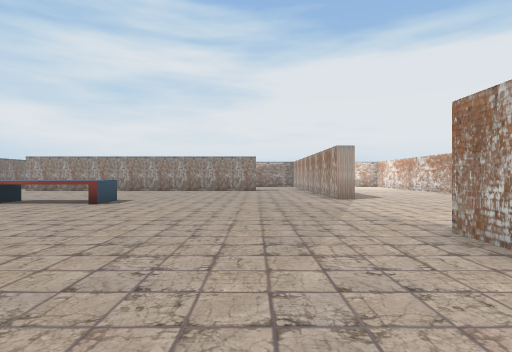
[1] (above)

24 first-person views from a walk through a 3-D level made in the Unity game engine. The camera is 1.3 m above the floor, looks level and sees 80° across. The floor is counted in squares, 2 m on a side. Each view is taken from the middle of a square. On the plan, view 1 faces up. The plan holds only what a view shows up to about 10 squares ahead; the rest is blank. The player is left out.

[2]
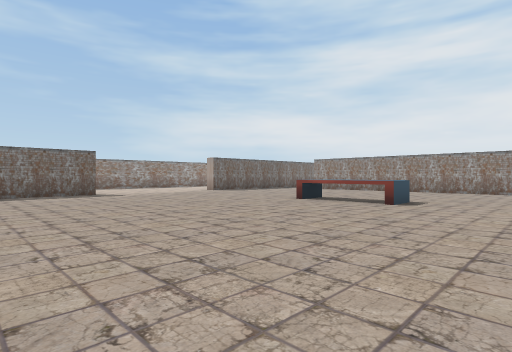

[3]
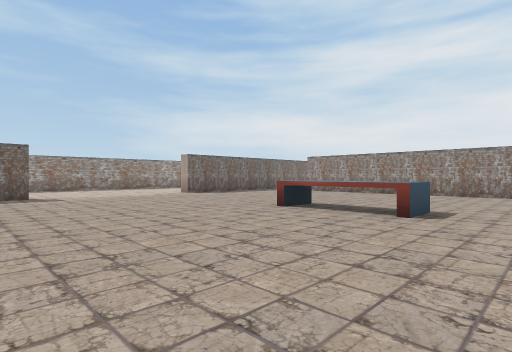

[4]
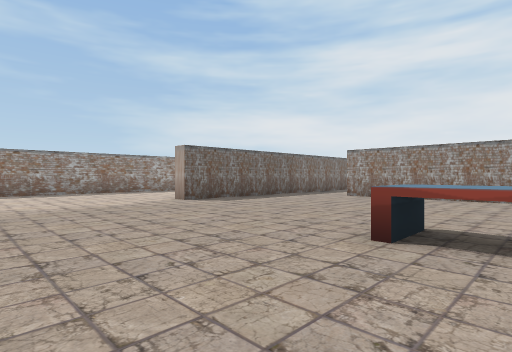

[5]
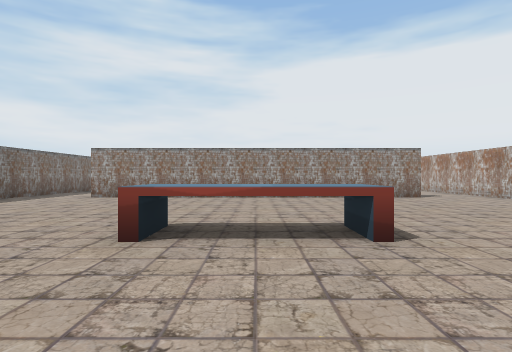

[6]
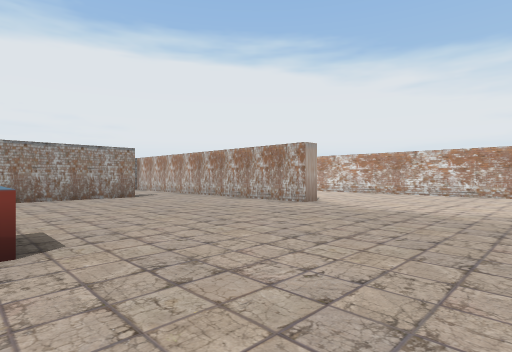

[7]
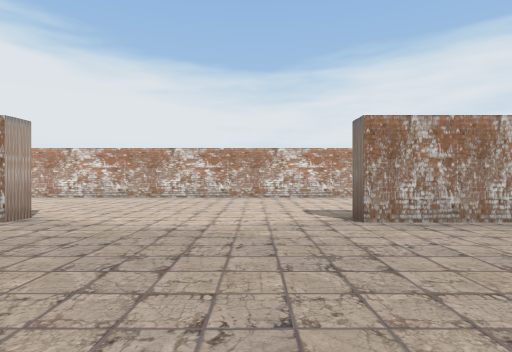

[8]
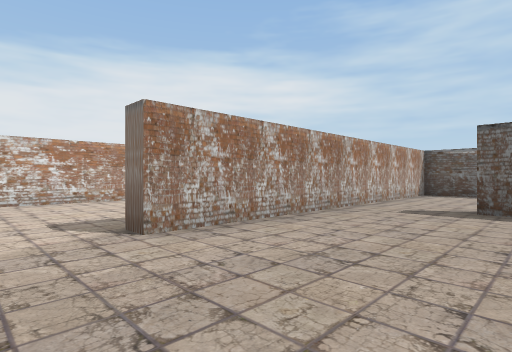

[9]
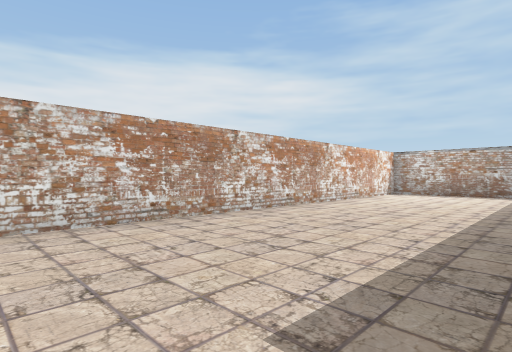

[10]
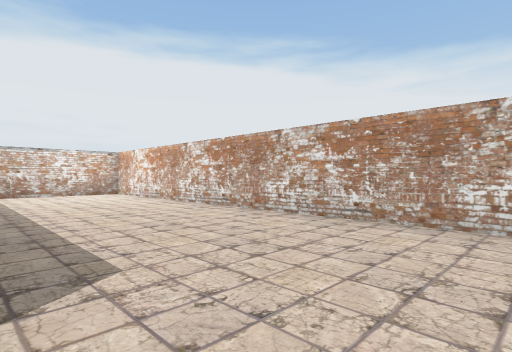

[11]
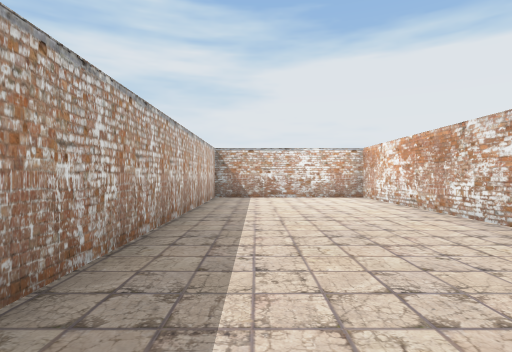

[12]
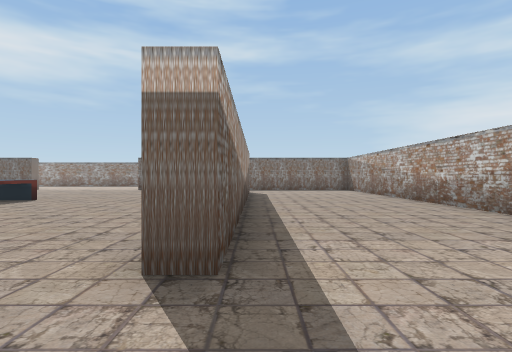

[13]
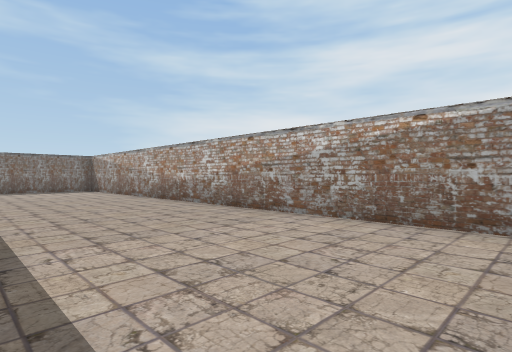

[14]
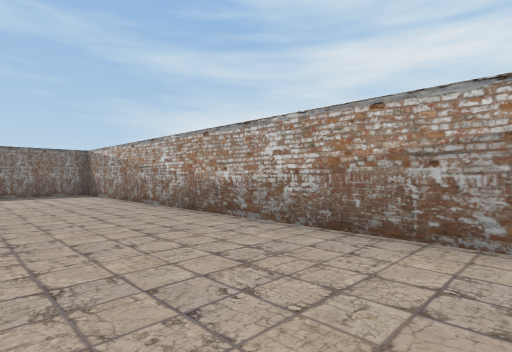

[15]
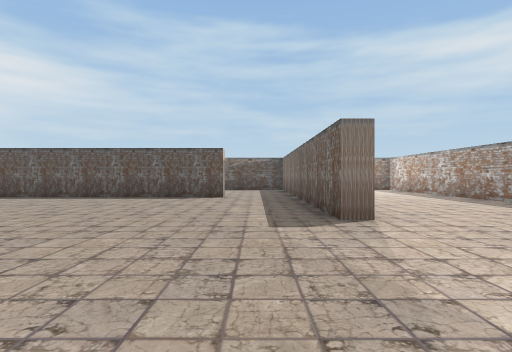

[16]
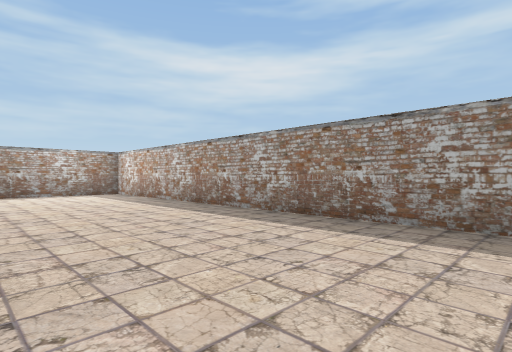

[17]
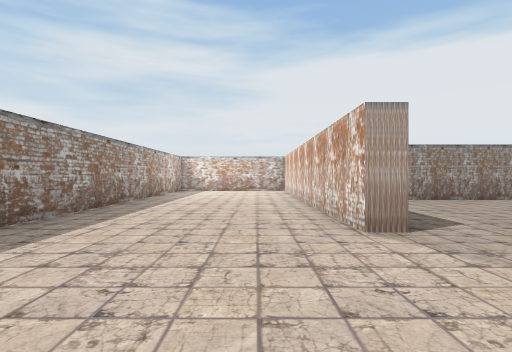

[18]
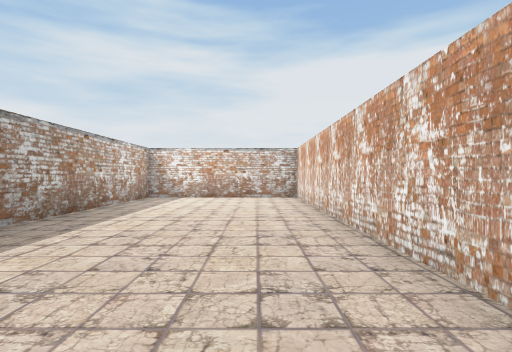

[19]
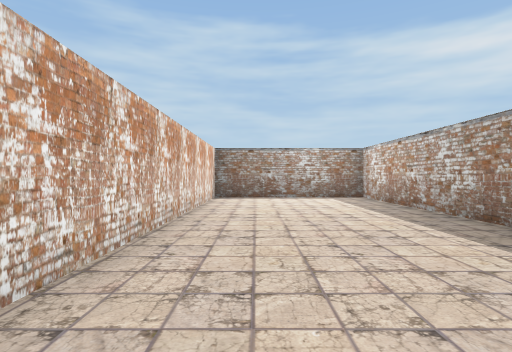

[20]
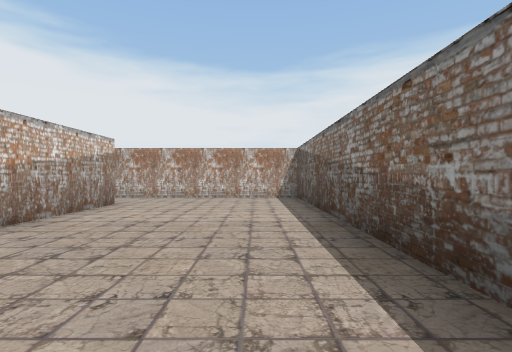

[21]
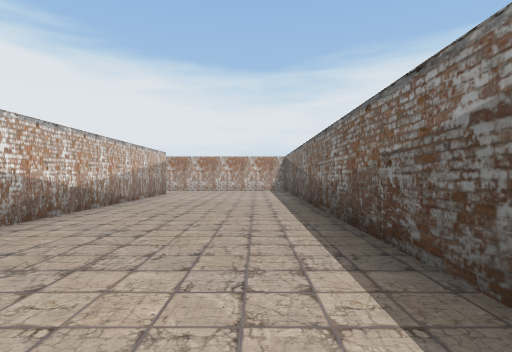

[22]
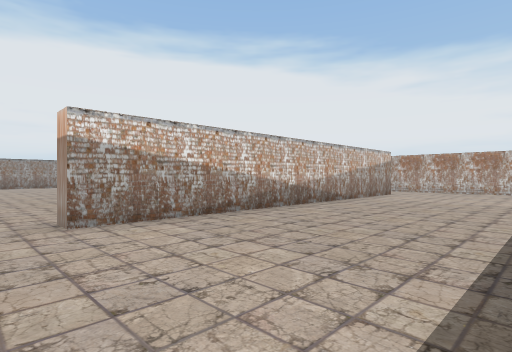

[23]
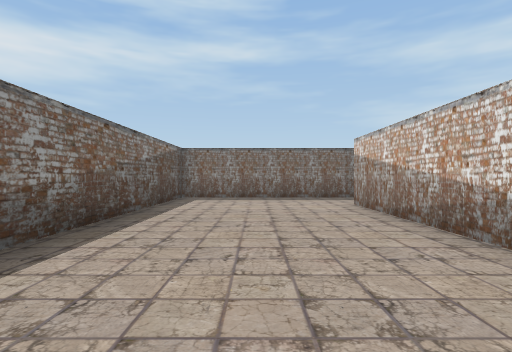

[24]
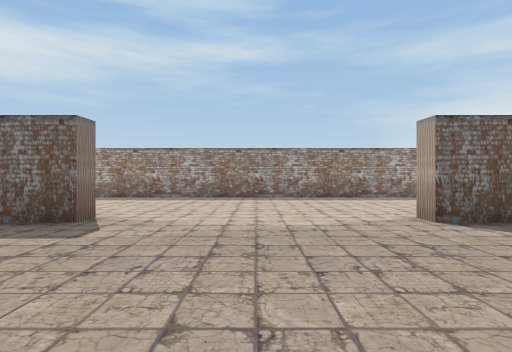

### Floor plan
Points are (right, up) in squares from view 1. A wall is a line through its corners. A room is listed if a view was taken in it or the views show most of it. See-through windows are left out.
Room 1 (views 1, 2, 3, 4, 5, 6, 7, 8, 9, 10, 11, 12, 13, 14, 15, 16, 17, 18, 19, 20, 21, 22, 23, 24)
walls: (-12.8, 3.5) (-12.2, 3.5) (-12.2, -6.3) (2.2, -6.3) (2.2, 3.5) (2.8, 3.5); (2.8, 8.5) (2.2, 8.5) (2.2, 14); (-7.8, 13.8) (0, 13.8) (0, 13.3) (-10, 13.3); (-0.5, -1.3) (0, -1.3); (-12.2, 11) (-12.2, 8.5) (-12.7, 8.5) (-12.7, 18.3) (-17.3, 18.3) (-17.3, -6.3) (-12.7, -6.3) (-12.7, 1.6); (-0.1, -1.8) (-10, -1.8) (-10, -1.3) (-3.2, -1.3); (-12.2, 14) (-12.2, 12.6); (1.6, 18.3) (-12, 18.3); (-12.2, 18) (-12.2, 15.9); (3.9, -6.3) (5.9, -6.3); (7.3, -4.9) (7.3, 18.3) (2.8, 18.3) (2.8, 10.4)
objects: other object (-6, 7) to (-4, 8)

Positions as (right, up) in squares from view 1, and headings:
1: (0, 0), facing up
2: (-1, 0), facing up-left
3: (-2, 2), facing up-left
4: (-5, 4), facing up-left
5: (-5, 4), facing up
6: (-4, 4), facing up-right
7: (-2, 5), facing right
8: (-1, 5), facing down-right
9: (3, 5), facing down-right
10: (3, 7), facing up-right
11: (4, 9), facing up
12: (2, 14), facing left
13: (2, 14), facing up-left
14: (-1, 15), facing up-left
15: (-11, 8), facing down
16: (-13, 5), facing down-left
17: (-14, 5), facing up
18: (-14, 9), facing up
19: (-14, 3), facing down
20: (-7, -5), facing right
21: (-11, -5), facing right
22: (-11, -6), facing up-right
23: (-3, -4), facing left
24: (-8, 6), facing left
